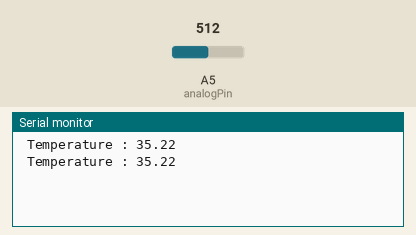
Recording of a sketch running on a simulated Arduino Uno, built with avr-gcc and run on an emulated ATmega328P. Shown: the last lines printed to the serial monitor. The inputs (shaded band) are chosen by the test bench; at power-on: A5 (analogPin) = 512.

Above: at 2.8 s.
2.9 s: A5 (analogPin) set to 716
At 4.8 s:
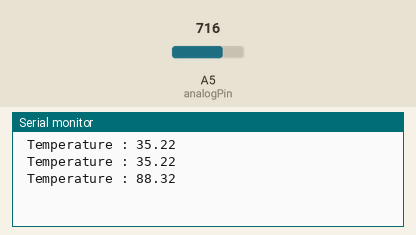
5.6 s: A5 (analogPin) set to 900
At 6.4 s:
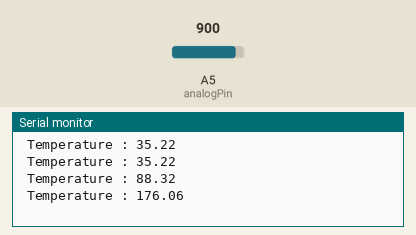
Timing chart, 0 to 8.6 s (numbered marks = the images above; inputs shaded):
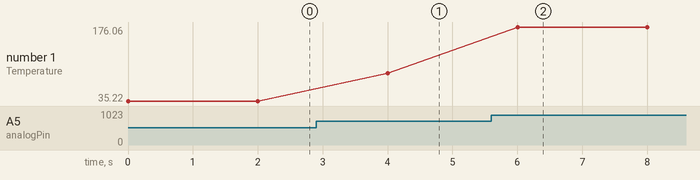

The sketch:

Code_thermistance.ino
```cpp
int analogPin =5;
int val;
double tension;
float temp;


void setup() {
  pinMode(analogPin,INPUT);
  Serial.begin(9600);
}

void loop() {
  // put your main code here, to run repeatedly:
  val = analogRead(analogPin);  // read the input pin
  tension = (val*3.3)/676;
  //1,1211x3 - 7,4439x2 + x - 43,095
  temp = 3.8997*pow(tension,3) - 17.089*pow(tension,2)+ 49.686*tension - 43.095;

//  Serial.print(" Lecture : ");
//  Serial.println(val);
//
//  Serial.print(" Tension : ");
//  Serial.println(tension);

  Serial.print(" Temperature : ");
  Serial.println(temp);
  delay(2000);
}
```

Measured:
- after the input at 2.9 s, the serial monitor: prints a new line after 1.1 s (image 1)
- after the input at 5.6 s, the serial monitor: prints a new line after 0.40 s (image 2)
- plotted number 1: 35.22 → 88.32 after the input at 2.9 s, 88.32 → 176.06 after the input at 5.6 s
